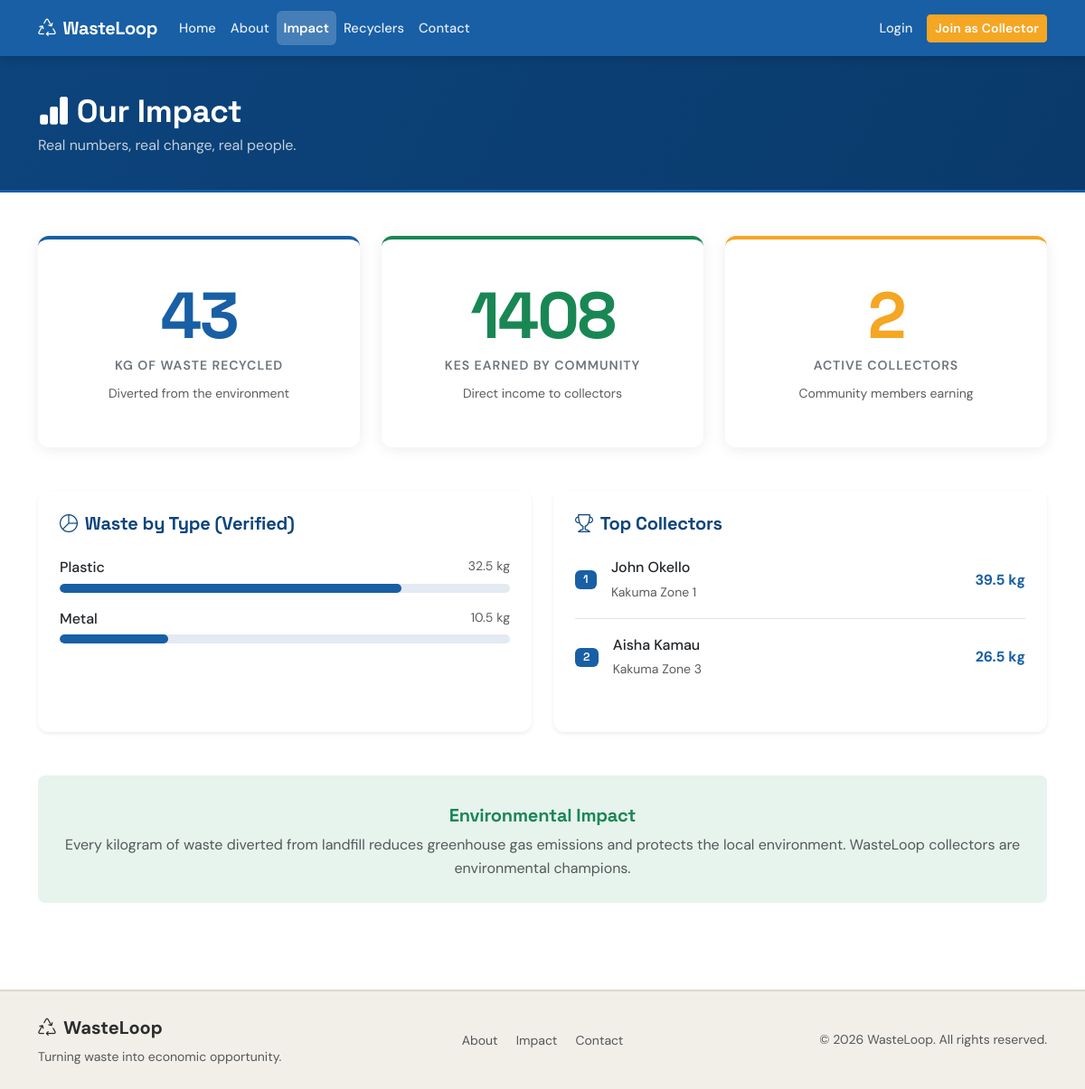
/impact/, run on the app's committed database.
### core/models.py (models this page shows, shortened)
class ImpactStat(models.Model):
    total_waste_kg        = models.DecimalField(max_digits=12, decimal_places=2, default=0)
    total_income_generated = models.DecimalField(max_digits=14, decimal_places=2, default=0)
    active_collectors     = models.PositiveIntegerField(default=0)
    last_updated          = models.DateTimeField(auto_now=True)
    class Meta:
        verbose_name = 'Impact Stat'
    @classmethod
    def get(cls):
        obj, _ = cls.objects.get_or_create(pk=1)
        return obj

class User(AbstractUser):
    ROLE_CHOICES = [
        ('collector', 'Collector'),
        ('admin',     'Admin'),
    ]
    role         = models.CharField(max_length=20, choices=ROLE_CHOICES, default='collector')
    phone_number = models.CharField(max_length=20, blank=True)
    location     = models.CharField(max_length=200, blank=True)

### core/views.py (the view)
# urls.py: path('impact/',    views.impact,    name='impact'),
def impact(request):
    stat = ImpactStat.get()
    waste_by_type = (
        WasteEntry.objects
        .filter(verified_by_admin=True)
        .values('waste_type')
        .annotate(total_kg=Sum('weight_kg'))
        .order_by('-total_kg')
    )
    top_collectors = (
        User.objects
        .filter(role='collector')
        .annotate(total_kg=Sum('waste_entries__weight_kg'))
        .filter(total_kg__isnull=False)
        .order_by('-total_kg')[:5]
    )
    return render(request, 'core/public/impact.html', {
        'stat':           stat,
        'waste_by_type':  waste_by_type,
        'top_collectors': top_collectors,
    })

### core/templates/core/public/impact.html (shortened to what this page needs)
{% extends 'base.html' %}
{% block content %}
<div class="wl-page-header">
  <div class="container">
    <h1><i class="bi bi-bar-chart-fill me-2"></i>Our Impact</h1>
    <p class="mb-0 opacity-75">Real numbers, real change, real people.</p>
  </div>
</div>
<div class="container py-5">
  <div class="row g-4 mb-5 text-center">
    <div class="col-md-4">
      <div class="card wl-stat-card wl-stat-blue p-5">
        <div class="wl-impact-number">{{ stat.total_waste_kg|floatformat:0 }}</div>
        <div class="wl-impact-unit mt-2">kg of Waste Recycled</div>
        <p class="text-muted small mt-2 mb-0">Diverted from the environment</p>
      </div>
    </div>
    <div class="col-md-4">
      <div class="card wl-stat-card wl-stat-green p-5">
        <div class="wl-impact-number" style="color:#198754;">{{ stat.total_income_generated|floatformat:0 }}</div>
        <div class="wl-impact-unit mt-2">KES Earned by Community</div>
        <p class="text-muted small mt-2 mb-0">Direct income to collectors</p>
      </div>
    </div>
    <div class="col-md-4">
      <div class="card wl-stat-card wl-stat-amber p-5">
        <div class="wl-impact-number" style="color:#F5A623;">{{ stat.active_collectors }}</div>
        <div class="wl-impact-unit mt-2">Active Collectors</div>
        <p class="text-muted small mt-2 mb-0">Community members earning</p>
      </div>
    </div>
  </div>
  <div class="row g-4">
    {% if waste_by_type %}
    <div class="col-lg-6">
      <div class="card border-0 shadow-sm p-4 h-100">
        <h5 class="fw-bold text-navy mb-4"><i class="bi bi-pie-chart me-2"></i>Waste by Type (Verified)</h5>
        {% for item in waste_by_type %}
        <div class="mb-3">
          <div class="d-flex justify-content-between mb-1">
            <span class="fw-500 text-capitalize">{{ item.waste_type }}</span>
            <span class="text-muted small">{{ item.total_kg|floatformat:1 }} kg</span>
          </div>
          <div class="progress" style="height:10px;border-radius:6px;">
            <div class="progress-bar bg-ocean" role="progressbar"
              style="width:{% widthratio item.total_kg stat.total_waste_kg 100 %}%;border-radius:6px;">
            </div>
          </div>
        </div>
        {% endfor %}
      </div>
    </div>
    {% endif %}
    {% if top_collectors %}
    <div class="col-lg-6">
      <div class="card border-0 shadow-sm p-4 h-100">
        <h5 class="fw-bold text-navy mb-4"><i class="bi bi-trophy me-2"></i>Top Collectors</h5>
        {% for collector in top_collectors %}
        <div class="d-flex align-items-center justify-content-between mb-3 pb-3 {% if not forloop.last %}border-bottom{% endif %}">
          <div class="d-flex align-items-center">
            <span class="badge bg-ocean me-3" class="rank-badge rank-{{ forloop.counter }}">{{ forloop.counter }}</span>
            <div>
              <div class="fw-500">{{ collector.get_full_name|default:collector.username }}</div>
              <small class="text-muted">{{ collector.location }}</small>
            </div>
          </div>
          <span class="fw-bold text-ocean">{{ collector.total_kg|floatformat:1 }} kg</span>
        </div>
        {% endfor %}
      </div>
    </div>
    {% endif %}
  </div>
  <div class="card border-0 bg-success bg-opacity-10 mt-5 p-4 rounded-3 text-center">
    <h5 class="fw-bold text-success">Environmental Impact</h5>
    <p class="text-muted mb-0">Every kilogram of waste diverted from landfill reduces greenhouse gas emissions and protects the local environment. WasteLoop collectors are environmental champions.</p>
  </div>
</div>
{% endblock %}

### static/css/wasteloop.css (style rules this page uses)
:root { --wl-ocean: #185FA5; --wl-navy: #0C447C; --wl-sand: #F1EFE8; --wl-amber: #F5A623; --wl-green: #198754; --wl-text: #2d2d2d; --wl-muted: #6c757d; --wl-border: #e2e6ea; --wl-radius: 12px; --wl-radius-sm: 8px; --wl-shadow: 0 2px 16px rgba(0, 0, 0, 0.08); --wl-shadow-lg: 0 8px 32px rgba(0, 0, 0, 0.12); --wl-transition: 0.18s ease; }
*, *::before, *::after { box-sizing: border-box; }
html { scroll-behavior: smooth; }
body { font-family: 'DM Sans', sans-serif; font-size: 1rem; line-height: 1.65; color: var(--wl-text); background-color: #ffffff; -webkit-font-smoothing: antialiased; }
h1, h2, h3, h4, h5, h6, .navbar-brand, .stat-value, .wl-impact-number { font-family: 'Space Grotesk', sans-serif; letter-spacing: -0.01em; }
h1 { font-weight: 700; }
h5 { font-weight: 600; }
.fw-500 { font-weight: 500 !important; }
.text-navy { color: var(--wl-navy) !important; }
.text-ocean { color: var(--wl-ocean) !important; }
.bg-ocean { background-color: var(--wl-ocean) !important; }
.wl-page-header { background: linear-gradient(120deg, var(--wl-navy) 0%, #0a3a6b 100%); color: #fff; padding: 2.5rem 0 2.2rem; border-bottom: 3px solid var(--wl-ocean); }
.wl-page-header h1 { font-size: clamp(1.6rem, 4vw, 2.2rem); font-weight: 700; margin-bottom: 0.25rem; }
.wl-page-header p { opacity: 0.78; margin-bottom: 0; }
.wl-stat-card { border: none !important; border-radius: var(--wl-radius); box-shadow: var(--wl-shadow); background: #fff; transition: transform 0.2s ease, box-shadow 0.2s ease; }
.wl-stat-blue { border-top: 4px solid var(--wl-ocean) !important; }
.wl-stat-green { border-top: 4px solid var(--wl-green) !important; }
.wl-stat-amber { border-top: 4px solid var(--wl-amber) !important; }
.wl-impact-number { font-family: 'Space Grotesk', sans-serif; font-size: clamp(2.8rem, 7vw, 4.5rem); font-weight: 700; color: var(--wl-ocean); line-height: 1; letter-spacing: -0.03em; }
.wl-impact-unit { font-size: 0.88rem; font-weight: 600; color: var(--wl-muted); text-transform: uppercase; letter-spacing: 0.07em; margin-top: 0.45rem; }
.badge { font-family: 'Space Grotesk', sans-serif; font-weight: 600; letter-spacing: 0.03em; padding: 0.35em 0.72em; border-radius: 6px; font-size: 0.78em; }
.progress { background-color: #e4eaf2; border-radius: 6px; height: 10px; }
.progress-bar.bg-ocean { background-color: var(--wl-ocean) !important; border-radius: 6px; transition: width 0.6s ease; }
.card { border-radius: var(--wl-radius); }

### data on the page
ImpactStat: total_waste_kg "43", total_income_generated "1408", active_collectors "2"
User: get_full_name "John Okello", location "Kakuma Zone 1", total_kg "39.5"
User: get_full_name "Aisha Kamau", location "Kakuma Zone 3", total_kg "26.5"

### other printed values
{{ item.waste_type }} "Plastic" "Metal"
{{ item.total_kg|floatformat:1 }} "32.5" "10.5"
